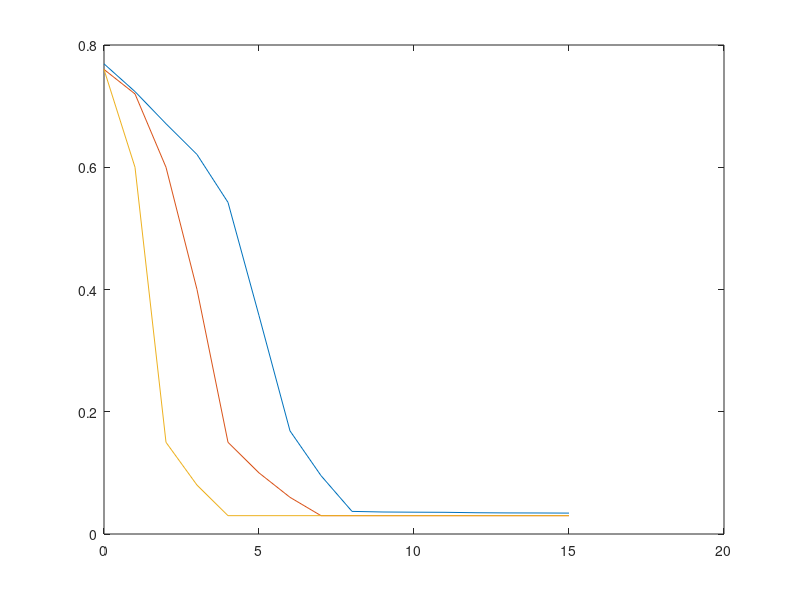

Reproduce this figure in MATLAB.
tt=0:15;
grs1=[0.7692,0.7238,0.6712,0.6209,0.5425,0.3573,0.1687,0.0955,0.0370,0.0360,0.0357,0.0355,0.0348,0.0345,0.0344,0.0342];
grs2=[0.76,0.72,0.6,0.4,0.15,0.10,0.06,0.03,0.03,0.03,0.03,0.03,0.03,0.03,0.03,0.03];
grs3=[0.76,0.6,0.15,0.08,0.03,0.03,0.03,0.03,0.03,0.03,0.03,0.03,0.03,0.03,0.03,0.03];


plot(tt,grs1); hold on; plot(tt,grs2); hold on; plot(tt,grs3); hold on; 